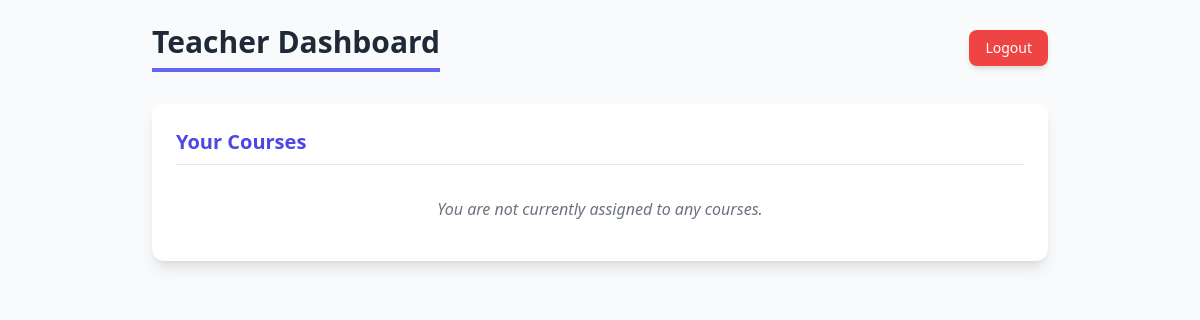
/teacher (signed in), run on an earlier commit of the app's database.
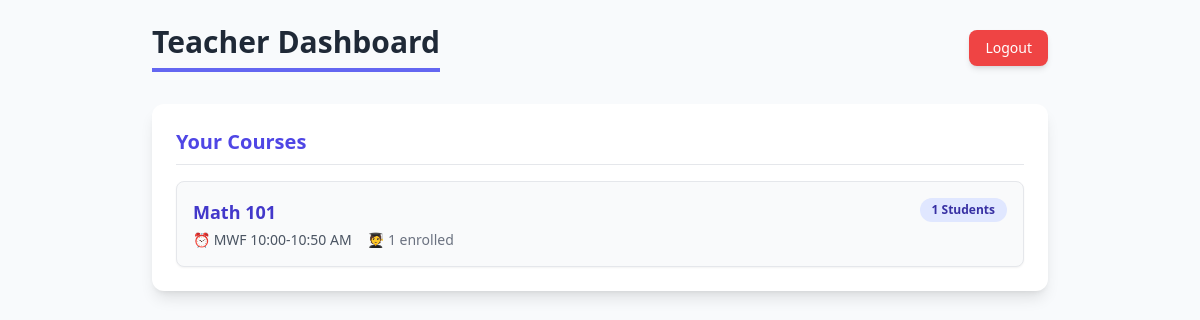
And on a later commit of the database.
### models.py (models this page shows, shortened)
class Course(db.Model):
    id = db.Column(db.Integer, primary_key=True)
    name = db.Column(db.String(64))
    max_students = db.Column(db.Integer)
    cur_students = db.Column(db.Integer)
    time = db.Column(db.String(32))
    teacher_id = db.Column(db.Integer, db.ForeignKey("user.id"))
    teacher = db.relationship("User", back_populates="courses_taught")
    enrollments = db.relationship("Enrollment", back_populates="course")

### app.py (the view)
@app.route("/teacher")
def teacher_dashboard():
    if not g.user or g.user.user_type != "teacher":
        return redirect("/login")
    courses = Course.query.filter_by(teacher_id=g.user.id).all()
    return render_template("teacher_dashboard.html", courses=courses)

### app.py (called while the page is built)
@app.before_request
def load_user():
    g.user = None
    if "user_id" in session:
        g.user = User.query.get(session["user_id"])

### templates/teacher_dashboard.html (shortened to what this page needs)
<!DOCTYPE html>
<html>
<head>
    <script src="https://cdn.tailwindcss.com"></script>
</head>
<body class="p-6">
    <div class="max-w-4xl mx-auto mb-8 flex justify-between items-center">
        <h1 class="text-3xl font-bold text-gray-800 border-b-4 border-indigo-500 pb-2 inline-block">
            Teacher Dashboard
        </h1>
        <a href="/logout"
           class="px-4 py-2 text-sm font-medium text-white bg-red-500 rounded-lg shadow-md
                  hover:bg-red-600 transition duration-150 focus:outline-none focus:ring-2
                  focus:ring-red-500 focus:ring-opacity-50">
            Logout
        </a>
    </div>
    <div class="max-w-4xl mx-auto bg-white p-6 rounded-xl shadow-lg">
        <h2 class="text-xl font-semibold indigo-brand mb-4 border-b pb-2">Your Courses</h2>
        <div class="space-y-4">
            {% for c in courses %}
                <div class="bg-gray-50 border border-gray-200 rounded-lg p-4 shadow-sm hover:shadow-md transition duration-200">
                    <div class="flex justify-between items-start">
                        <div class="flex-grow">
                            <a href="/teacher/course/{{ c.id }}" class="text-lg font-bold text-indigo-700 hover:text-indigo-900 transition duration-150">
                                {{ c.name }}
                            </a>
                            <div class="text-sm text-gray-600 mt-1">
                                <span class="mr-3">⏰ {{ c.time }}</span>
                                <span class="font-medium text-gray-500">
                                    🧑‍🎓 {{ c.enrollments|length }} enrolled
                                </span>
                            </div>
                        </div>
                        {% set enrollment_count = c.enrollments|length %}
                        <div class="ml-4 px-3 py-1 text-xs font-semibold rounded-full
                                    {% if enrollment_count == 0 %}
                                        bg-yellow-100 text-yellow-800
                                    {% else %}
                                        bg-indigo-100 text-indigo-800
                                    {% endif %}
                                    ">
                            {{ enrollment_count }} Students
                        </div>
                    </div>
                </div>
            {% endfor %}
            {% if not courses %}
                <p class="text-gray-500 italic p-4 text-center">You are not currently assigned to any courses.</p>
            {% endif %}
        </div>
    </div>
</body>
</html>

What changed in the data, as far as the page shows it:
now on this page (row edited): Course: name "Math 101", time "MWF 10:00-10:50 AM", enrollments|length "1", enrollment_count "1"
Also different on the page:
text no longer shown: "You are not currently assigned to any courses."
